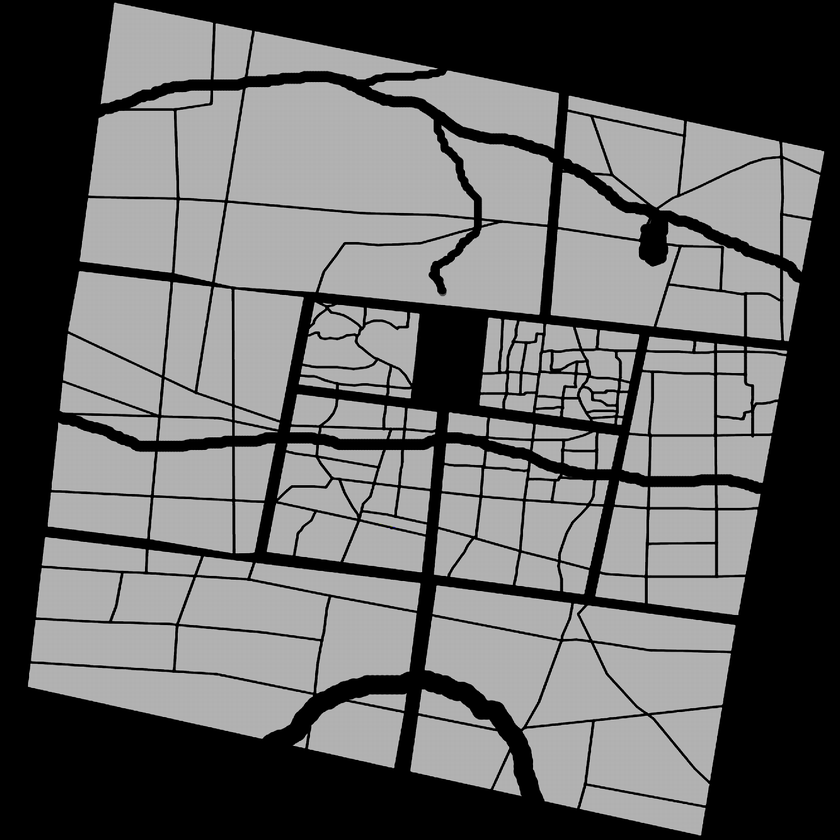
%> input picture Grid.png, 840 x 840 px, shrunk from 4000 x 4000 before the run
$ octave FindV2.m   (GNU Octave 9; MATLAB toolbox functions it lacks are replaced by stand-ins)
%> lines starting %> are read from the running program, lines starting %| are printed output that depends on the picture; in (x1, y1, x2, y2) boxes, pixels count from 0 and x2, y2 are one past the last pixel; in counts of white or black regions, pixels touching at a corner belong together; the program's own positions count from 1
### WriteXML.m
function a = WriteXML(num, centers)

docNode = com.mathworks.xml.XMLUtils.createDocument('Poses');
docRootNode = docNode.getDocumentElement();

for i=1:num
    pos = docNode.createElement('Pos');
    docRootNode.appendChild(pos);

    xpos = docNode.createElement('xpos');
    xpos.appendChild(docNode.createTextNode(num2str(centers(i,1))));
    ypos = docNode.createElement('ypos');
    ypos.appendChild(docNode.createTextNode(num2str(centers(i,2))));
    pos.appendChild(xpos);
    pos.appendChild(ypos);
    docRootNode.appendChild(pos);
end


xmlFileName = 'HousePos.xml';
xmlwrite(xmlFileName,docNode);

end

### FindV2.m
img = imread('Grid.png');
%> img is the input picture: size 840x840x3 uint8; mean R, G, B 100.8, 100.8, 100.8
I = rgb2gray(img);
[height,width] = size(I);
%> height = 840; width = 840
I_bw = im2bw(I);
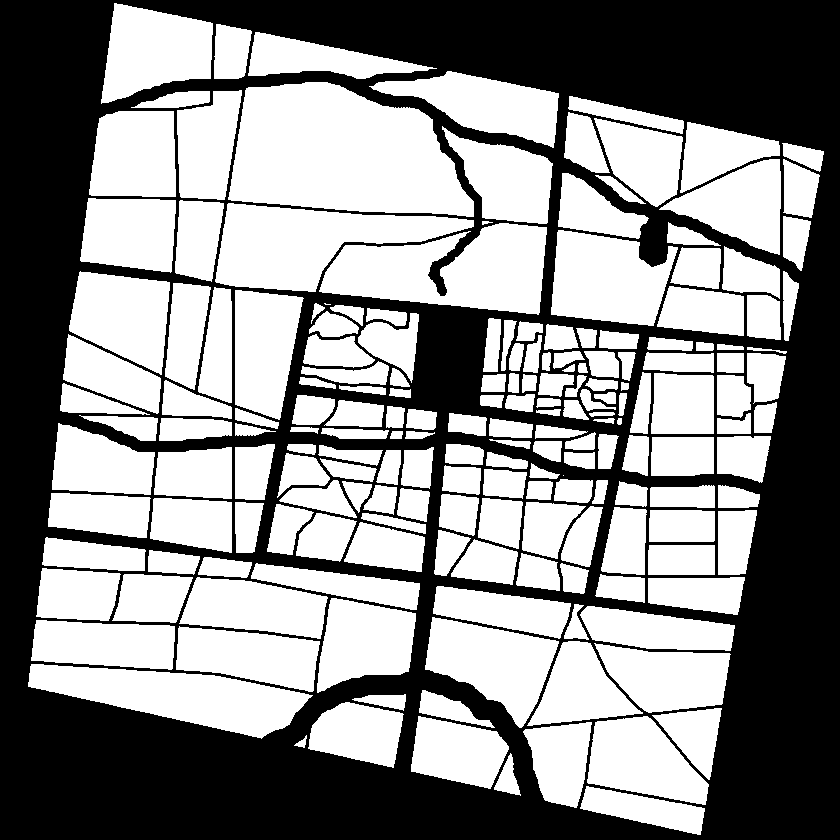
%> I_bw: size 840x840 logical; 55.7% white; 1 black region, box (x1, y1, x2, y2) and area: (0, 0, 840, 840) 312509

s=size(I_bw);
%> s = [840 840]
[L,num]=bwlabel(I_bw,8);
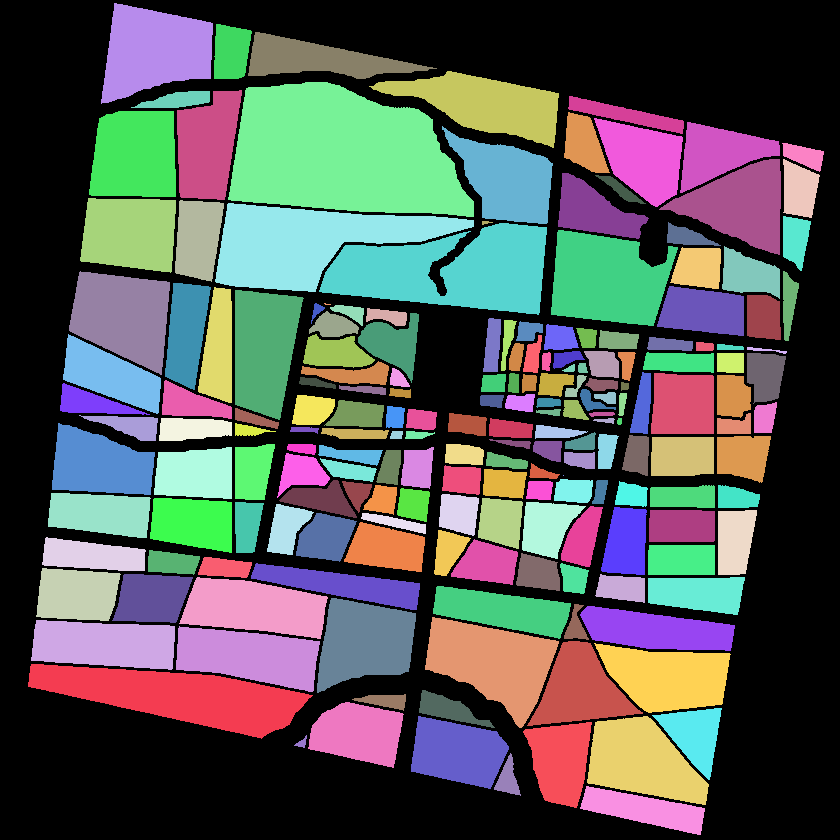
%> L: size 840x840 double; 191 distinct labels, from 0 to 190; one colour per label, 0 black
%> num = 190
box = regionprops(L,'Centroid');
%> box = 190 regions; first 5, Centroid: [178.5 696.9], [105.1 644.9], [77.7 595.2], [92.8 556.4], [101.3 514.4]
centers = cat(1, box.Centroid);
%> centers = 190 rows, first 12: [178.5 696.9; 105.1 644.9; 77.7 595.2; 92.8 556.4; 101.3 514.4; 100.1 465.1; 91.59 403.7; 111.3 376.3; 123.6 316.8; 131 426.3; 130.6 233.9; 135.4 155.8]
num
%> num = 190
WriteXML(num,centers);
%> the run ends on the next line
